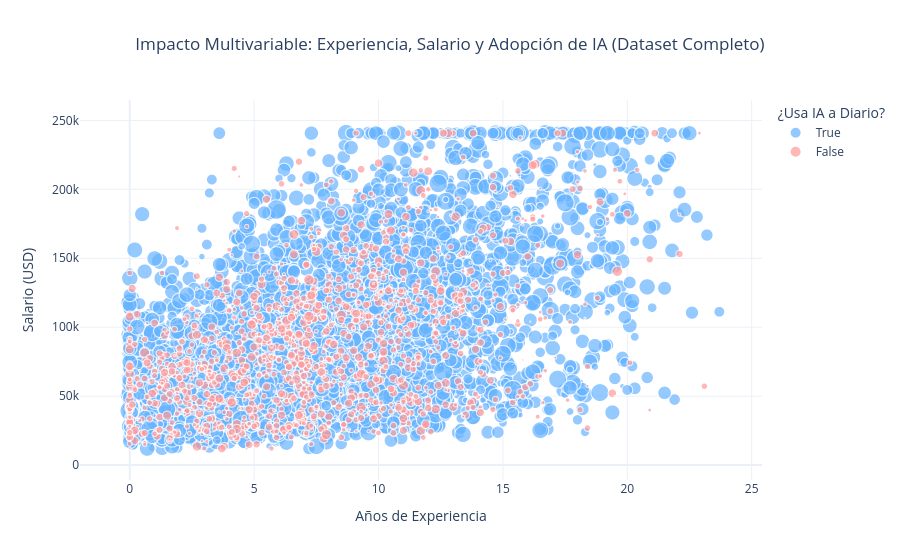

Notebook code for this chart:
### Markdown cell above
#### Relación multivariable: experiencia, salario y adopción de IA
Como componente final del dashboard, presentamos un gráfico de burbujas que permite observar la interacción de cuatro variables simultáneamente. En este gráfico, los ejes representan la experiencia y el salario, el color diferencia a los usuarios diarios de IA de los que no, y el tamaño de la burbuja indica la cantidad de horas semanales dedicadas a estas herramientas.

### Code cell
fig3 = px.scatter(
    df_sel,
    x="years_experience",
    y="salary_usd",
    color="uses_ai_tools_daily",
    size="ai_tools_hours_per_week",
    hover_data=['job_title', 'experience_level'], # Muestra más info al pasar el mouse
    color_discrete_sequence=['#66b3ff', '#ff9999'], # Azul (True), Rojo (False)
    labels={
        "years_experience": "Años de Experiencia",
        "salary_usd": "Salario (USD)",
        "uses_ai_tools_daily": "¿Usa IA a Diario?",
        "ai_tools_hours_per_week": "Horas/Semana IA",
        "job_title": "Cargo"
    },
    title="Impacto Multivariable: Experiencia, Salario y Adopción de IA (Dataset Completo)"
)

# Ajustes visuales
fig3.update_layout(
    title_x=0.5,
    template="plotly_white",
    xaxis=dict(showgrid=True),
    yaxis=dict(showgrid=True)
)

fig3.show()

### Figure 1 — Plotly figure (JSON) as saved in the notebook; plotly's stock layout.template omitted (floating-point values rounded to 4 significant figures; data arrays with more than 128 entries replaced by an {"elided": "..."} marker saying what was removed)
{"data": [{"customdata": {"elided": "3516x2 str values"}, "hovertemplate": "¿Usa IA a Diario?=True<br>Años de Experiencia=%{x}<br>Salario (USD)=%{y}<br>Horas/Semana IA=%{marker.size}<br>Cargo=%{customdata[0]}<br>experience_level=%{customdata[1]}<extra></extra>", "legendgroup": "True", "marker": {"color": "#66b3ff", "size": {"elided": "3516 float values"}, "sizemode": "area", "sizeref": 0.063, "symbol": "circle"}, "mode": "markers", "name": "True", "showlegend": true, "type": "scattergl", "x": {"elided": "3516 float values"}, "xaxis": "x", "y": {"elided": "3516 int values"}, "yaxis": "y"}, {"customdata": {"elided": "1484x2 str values"}, "hovertemplate": "¿Usa IA a Diario?=False<br>Años de Experiencia=%{x}<br>Salario (USD)=%{y}<br>Horas/Semana IA=%{marker.size}<br>Cargo=%{customdata[0]}<br>experience_level=%{customdata[1]}<extra></extra>", "legendgroup": "False", "marker": {"color": "#ff9999", "size": {"elided": "1484 float values"}, "sizemode": "area", "sizeref": 0.063, "symbol": "circle"}, "mode": "markers", "name": "False", "showlegend": true, "type": "scattergl", "x": {"elided": "1484 float values"}, "xaxis": "x", "y": {"elided": "1484 int values"}, "yaxis": "y"}], "layout": {"legend": {"itemsizing": "constant", "title": {"text": "¿Usa IA a Diario?"}, "tracegroupgap": 0}, "title": {"text": "Impacto Multivariable: Experiencia, Salario y Adopción de IA (Dataset Completo)", "x": 0.5}, "xaxis": {"anchor": "y", "domain": [0, 1], "showgrid": true, "title": {"text": "Años de Experiencia"}}, "yaxis": {"anchor": "x", "domain": [0, 1], "showgrid": true, "title": {"text": "Salario (USD)"}}}}
